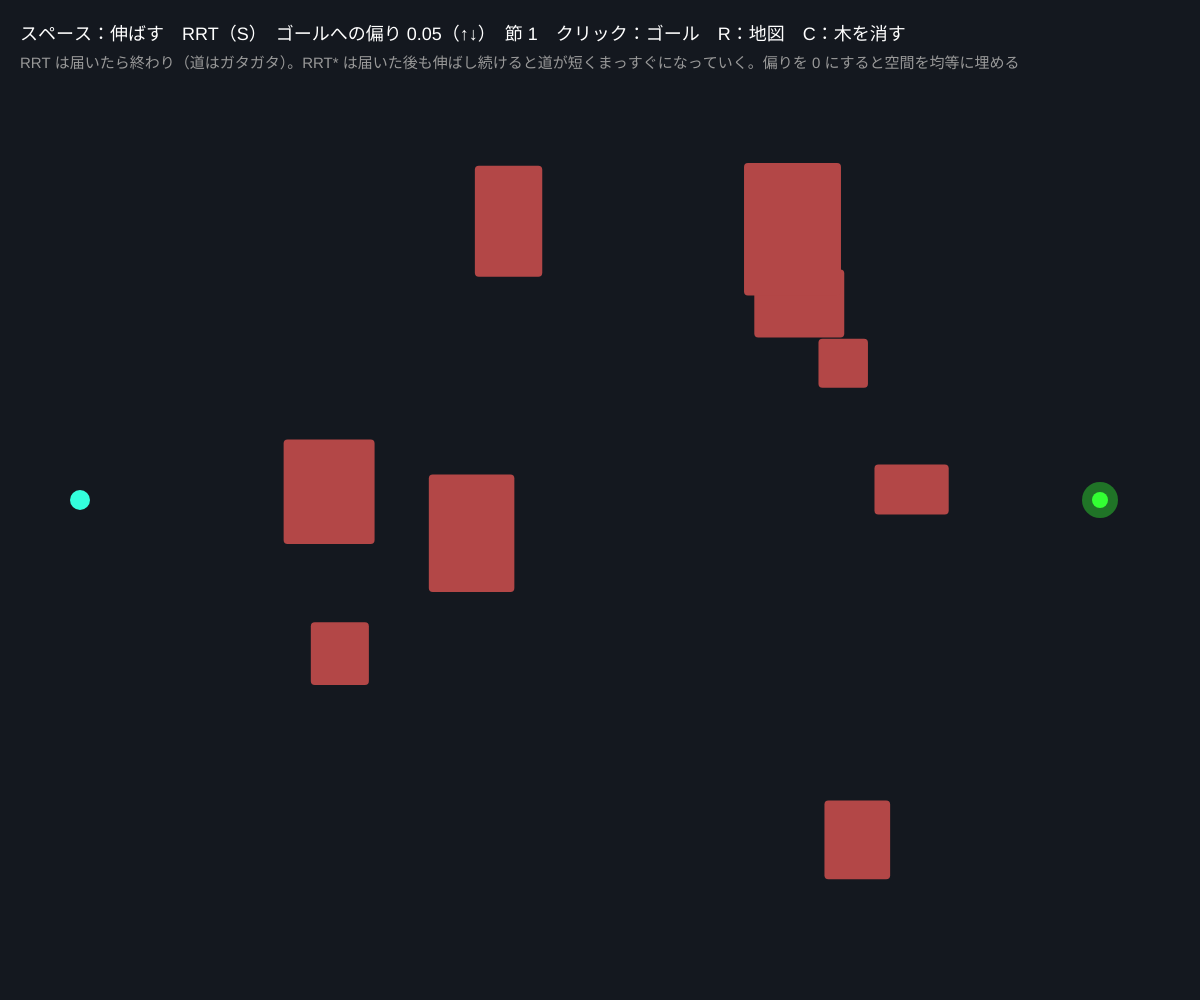
Frame 1 (no input)
Frame 60 (no input): identical to frame 1, image omitted
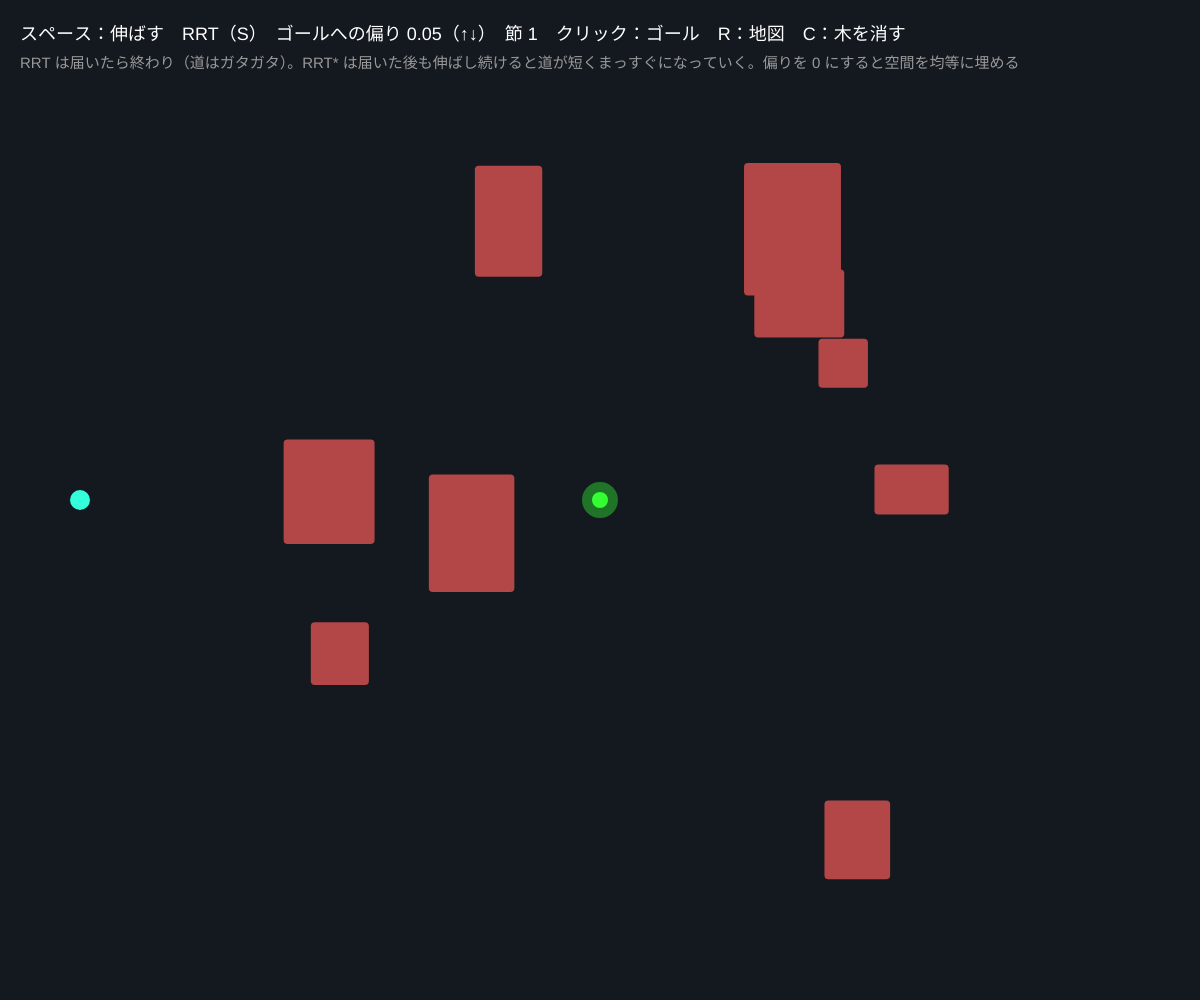
Frame 120 (the mouse pressed at the canvas centre since frame 60)

The p5.js sketch that drew these frames (run headless with seeded random() and noise() and a simulated clock; from frame 60 on, the mouse is pressed at the canvas centre):

// p5.js sketch
// ── sketch.js
// ============================================
// 08 RRT ─ ランダムに伸びる木で道を探す
// マス目に切らなくても道が探せる。ランダムな点を打ち、木のいちばん近い節からそこへ少し伸ばす。これだけ
//   木は「まだ行っていない広い場所」へ自然に伸びていく（探索の偏りが空間の広さに比例）
//   RRT*：新しい節の親を「近くでいちばんコストが小さい節」に選び直し、周りの節もつなぎ直す（rewire）→ 道がだんだん短くなる
// スペース = 伸ばす／止める / クリック = ゴール / ↑↓ = ゴールへの偏り / S = RRT ⇄ RRT* / R = 地図をつくり直す / C = 木を消す
// ============================================

let obstacles = [];           // 長方形 {x, y, w, h}
let nodes = [];               // {x, y, parent, cost}
let start, goal;
let stepLen = 22;             // ★ 1 回に伸ばす長さ
let goalBias = 0.05;          // ★ ゴールをサンプルする確率
let goalRadius = 18;
let maxNodes = 3000;          // ★ 節の上限
let perFrame = 6;             // ★ 1 フレームで試す回数
let star = false;             // RRT* にするか
let rewireR = 60;             // ★ RRT* でつなぎ直す半径
let running = false;
let bestGoal = -1;            // ゴールに届いた節（最良）

function setup() {
  createCanvas(windowWidth, windowHeight);
  colorMode(HSB, 360, 100, 100, 100);
  makeMap();
}

function makeMap() {
  obstacles = [];
  for (let i = 0; i < 9; i++) obstacles.push({ x: random(width * 0.2, width * 0.8), y: random(110, height - 120), w: random(30, 110), h: random(30, 140) });
  start = { x: 80, y: height / 2 };
  goal = { x: width - 100, y: height / 2 };
  resetTree();
}
function resetTree() { nodes = [{ x: start.x, y: start.y, parent: -1, cost: 0 }]; bestGoal = -1; }

function inObstacle(x, y) {
  if (x < 0 || y < 100 || x > width || y > height) return true;
  for (let o of obstacles) if (x > o.x && x < o.x + o.w && y > o.y && y < o.y + o.h) return true;
  return false;
}
// 線分が障害物にぶつかるか（数点をサンプルして調べる）
function blocked(a, b) {
  let d = sqrt(sq(a.x - b.x) + sq(a.y - b.y));
  let n = max(2, ceil(d / 6));
  for (let i = 0; i <= n; i++) if (inObstacle(lerp(a.x, b.x, i / n), lerp(a.y, b.y, i / n))) return true;
  return false;
}
function nearest(p) {
  let bi = 0, bd = Infinity;
  for (let i = 0; i < nodes.length; i++) { let d = sq(nodes[i].x - p.x) + sq(nodes[i].y - p.y); if (d < bd) { bd = d; bi = i; } }
  return bi;
}

// ★ RRT の 1 回：サンプル → いちばん近い節 → そこから stepLen だけ伸ばす
function grow() {
  if (nodes.length >= maxNodes) { running = false; return; }
  let s = random() < goalBias ? { x: goal.x, y: goal.y } : { x: random(width), y: random(100, height) };
  let ni = nearest(s);
  let nn = nodes[ni];
  let d = sqrt(sq(s.x - nn.x) + sq(s.y - nn.y));
  if (d < 1) return;
  let q = { x: nn.x + (s.x - nn.x) / d * min(stepLen, d), y: nn.y + (s.y - nn.y) / d * min(stepLen, d) };
  if (blocked(nn, q)) return;
  let parent = ni, cost = nn.cost + min(stepLen, d);
  let near = [];
  if (star) {
    // ★ RRT*：半径内の節から「コストが最小になる親」を選ぶ
    for (let i = 0; i < nodes.length; i++) {
      let dd = sqrt(sq(nodes[i].x - q.x) + sq(nodes[i].y - q.y));
      if (dd < rewireR) {
        near.push([i, dd]);
        if (nodes[i].cost + dd < cost && !blocked(nodes[i], q)) { cost = nodes[i].cost + dd; parent = i; }
      }
    }
  }
  nodes.push({ x: q.x, y: q.y, parent, cost });
  let qi = nodes.length - 1;
  if (star) {
    // rewire：新しい節を経由したほうが近道になる節は親をつけ替える
    for (let [i, dd] of near) {
      if (cost + dd < nodes[i].cost && !blocked(q, nodes[i])) { nodes[i].parent = qi; nodes[i].cost = cost + dd; }
    }
  }
  if (sqrt(sq(q.x - goal.x) + sq(q.y - goal.y)) < goalRadius) {
    if (bestGoal < 0 || cost < nodes[bestGoal].cost) bestGoal = qi;
    if (!star) running = false;
  }
}

function draw() {
  background(215, 35, 12);
  if (running) for (let k = 0; k < perFrame; k++) grow();
  // RRT* は rewire でコストが変わるので、ゴール付近の最良節を取り直す
  if (star && bestGoal >= 0) {
    for (let i = 0; i < nodes.length; i++) if (sqrt(sq(nodes[i].x - goal.x) + sq(nodes[i].y - goal.y)) < goalRadius && nodes[i].cost < nodes[bestGoal].cost) bestGoal = i;
  }

  noStroke();
  fill(0, 60, 70);
  for (let o of obstacles) rect(o.x, o.y, o.w, o.h, 4);
  // 木
  stroke(200, 50, 80, 50);
  strokeWeight(1);
  for (let i = 1; i < nodes.length; i++) { let p = nodes[nodes[i].parent]; line(p.x, p.y, nodes[i].x, nodes[i].y); }
  // 道
  if (bestGoal >= 0) {
    stroke(45, 90, 100);
    strokeWeight(4);
    for (let i = bestGoal; nodes[i].parent >= 0; i = nodes[i].parent) { let p = nodes[nodes[i].parent]; line(p.x, p.y, nodes[i].x, nodes[i].y); }
  }
  noStroke();
  fill(170, 80, 100); circle(start.x, start.y, 20);
  fill(120, 80, 100, 40); circle(goal.x, goal.y, goalRadius * 2);
  fill(120, 80, 100); circle(goal.x, goal.y, 16);

  fill(0, 0, 100);
  textSize(18);
  text('スペース：' + (running ? '止める' : '伸ばす') + '　' + (star ? 'RRT*' : 'RRT') + '（S）　ゴールへの偏り ' + nf(goalBias, 1, 2) + '（↑↓）　節 ' + nodes.length + '　クリック：ゴール　R：地図　C：木を消す' + (bestGoal >= 0 ? '　道の長さ ' + nf(nodes[bestGoal].cost, 1, 0) : ''), 20, 40);
  fill(0, 0, 60);
  textSize(15);
  text('RRT は届いたら終わり（道はガタガタ）。RRT* は届いた後も伸ばし続けると道が短くまっすぐになっていく。偏りを 0 にすると空間を均等に埋める', 20, 68);
}

function mousePressed() {
  if (mouseY < 90 || inObstacle(mouseX, mouseY)) return;
  goal = { x: mouseX, y: mouseY };
  bestGoal = -1;
}
function keyPressed() {
  if (key === ' ') running = !running;
  if (key === 's' || key === 'S') { star = !star; resetTree(); running = true; }
  if (key === UP_ARROW) goalBias = min(0.5, goalBias + 0.05);
  if (key === DOWN_ARROW) goalBias = max(0, goalBias - 0.05);
  if (key === 'r' || key === 'R') makeMap();
  if (key === 'c' || key === 'C') resetTree();
}

// ---------- やってみよう ----------
// 1. 偏り 0 と 0.5 で、ゴールに届くまでの節の数を比べよう。偏りが大きいと障害物の裏で詰まることがある
// 2. RRT* を 3000 節まで伸ばして、道の長さが下がっていくのを見る。rewireR を 120 にすると？
// 3. stepLen を 5 にすると細かいが遅い。60 だと障害物をすり抜ける？（blocked の 6 px 刻みを見る）
// 4. 狭い隙間（障害物を 2 つ並べる）を通る道を RRT はなかなか見つけない。なぜ？
